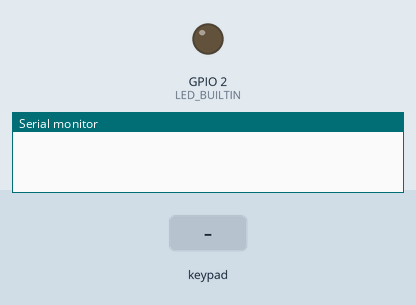
Simulated run of this sketch. Board: ESP32. Shown: output pins drawn as LEDs (lit = HIGH), the last lines printed to the serial monitor. Dashed ring = blinking. Inputs (shaded band) come from the test bench.

Above: at 1.2 s.
1.3 s: keypad keys 2 1 1 9 1 8 5 pressed 0.4 s apart
At 2.9 s:
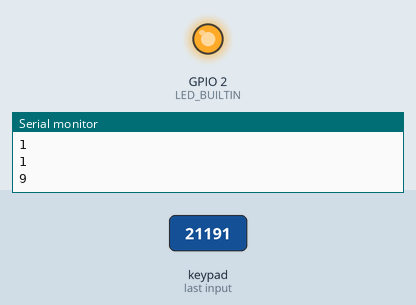
7.1 s: key '2' pressed
At 8.3 s:
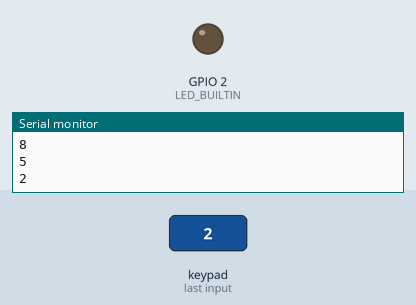
8.6 s: key '1' pressed
At 9.8 s:
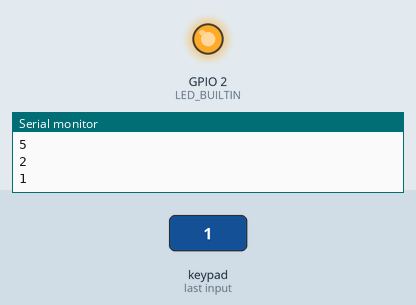
10.1 s: keypad keys 2 1 1 9 1 8 5 # pressed 0.4 s apart
At 13.7 s:
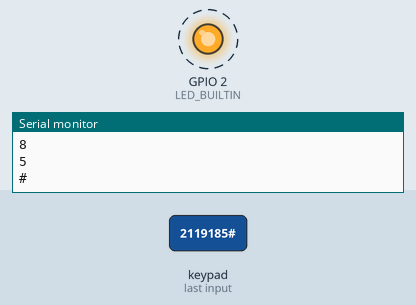
14.8 s: keypad keys 2 1 1 9 1 8 5 * pressed 0.4 s apart
At 15.8 s:
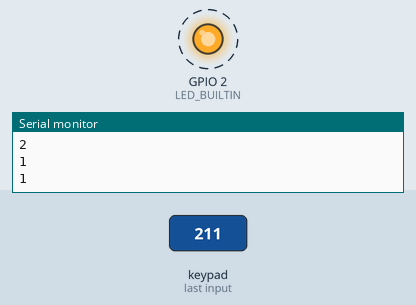
Timing chart, 0 to 18.7 s (numbered marks = the images above; inputs shaded):
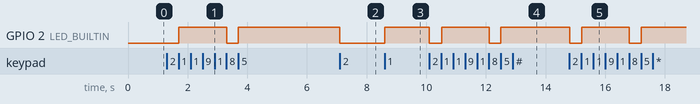

The sketch:

KeyPad.ino
```cpp
#include <Keypad.h>

#define ROW_NUM 4 /* Define keypad Rows */
#define COLUMN_NUM 4 /* Define keypad Columns */

char keys[ROW_NUM][COLUMN_NUM] = {
  {'1', '2', '3', 'A'},
  {'4', '5', '6', 'B'},
  {'7', '8', '9', 'C'},
  {'*', '0', '#', 'D'}
};

byte pin_rows[ROW_NUM] = {21, 19, 18, 5}; /* Initialized ESP32
Pins for Rows */
byte pin_column[COLUMN_NUM] = {12, 13, 14, 15}; /* Initialized
ESP32 Pins for Columns */

/* Function for keypad */
Keypad keypad = Keypad(makeKeymap(keys), pin_rows, pin_column,
ROW_NUM, COLUMN_NUM);

void setup() {
  Serial.begin(115200); /* Baud Rate for Serial Communication */
  pinMode(LED_BUILTIN, OUTPUT);
}


void loop() {
  char key = keypad.getKey(); /* Take input from
  keypad */
  if (key) {
    /* If Key is pressed
  display the output */
    Serial.println(key);

    switch(key) {

       case '1':
         digitalWrite(LED_BUILTIN, HIGH);
         break;

      case '2':
         digitalWrite(LED_BUILTIN, LOW);
         break;

      case '3':
         digitalWrite(LED_BUILTIN, HIGH);
         break;

      case '4':
         digitalWrite(LED_BUILTIN, LOW);
         break;

      case '5':
         digitalWrite(LED_BUILTIN, HIGH);
         break;

      case '6':
         digitalWrite(LED_BUILTIN, LOW);
         break;

      case '7':
         digitalWrite(LED_BUILTIN, HIGH);
         break;

      case '8':
         digitalWrite(LED_BUILTIN, LOW);
         break;

      case '9':
         digitalWrite(LED_BUILTIN, HIGH);
         break;

      case '0':
         digitalWrite(LED_BUILTIN, LOW);
         break;

    }
  }
}
```

Measured:
- after the input at 1.3 s, GPIO 2 (LED_BUILTIN): LOW → HIGH after 0.40 s, → LOW 1.6 s later, → HIGH 0.39 s later
- after the input at 7.1 s, GPIO 2 (LED_BUILTIN): HIGH → LOW at once
- after the input at 8.6 s, GPIO 2 (LED_BUILTIN): LOW → HIGH at once
- after the input at 10.1 s, GPIO 2 (LED_BUILTIN): alternates HIGH for 1.6 s and LOW for 0.40 s, starting at once
- after the input at 14.8 s, GPIO 2 (LED_BUILTIN): alternates HIGH for 1.6 s and LOW for 0.40 s, 4 changes in all, then stays HIGH, starting at once
